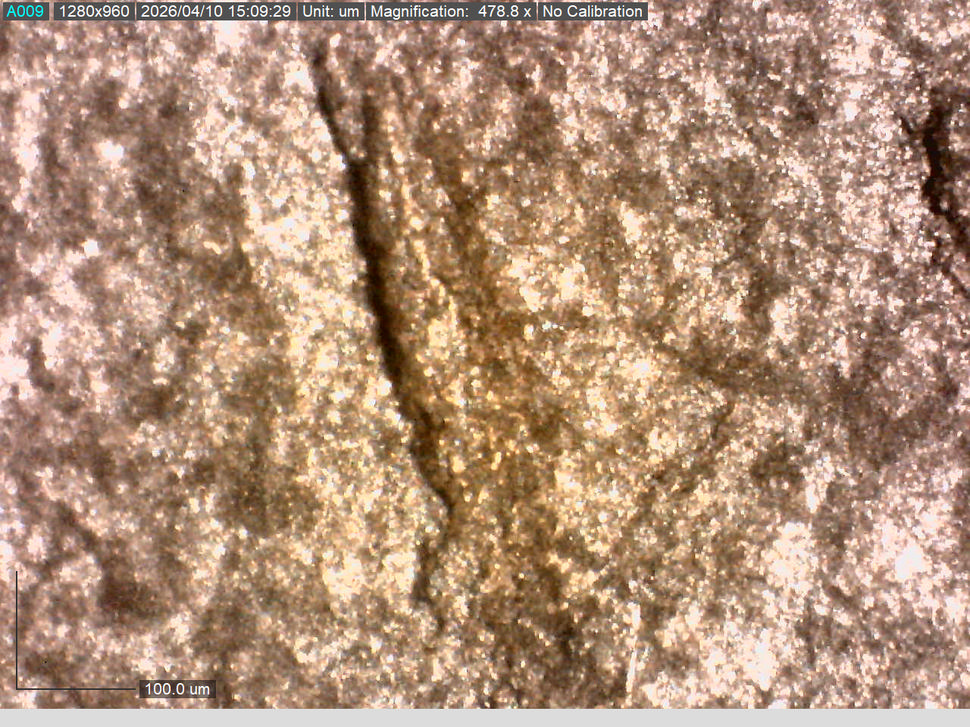
#> input picture images/cc-8.tif, 970 x 727 px, shrunk from 1280 x 960 before the run, found by its file name
$ python gaussian-blur.py
#> lines starting #> are read from the running program, lines starting #| are printed output that depends on the picture
import cv2
import numpy as np
import matplotlib.pyplot as plt

image = cv2.imread('images/cc-8.tif', cv2.IMREAD_COLOR)
#> image is the input picture: shape (727, 970, 3); mean B, G, R 121, 144.4, 176.8

if image is None:
    raise FileNotFoundError("Image could not be loaded. Check the file path.")

image_float = image.astype(np.float32)
strict_gray_float = np.mean(image_float, axis=2) # along color channel
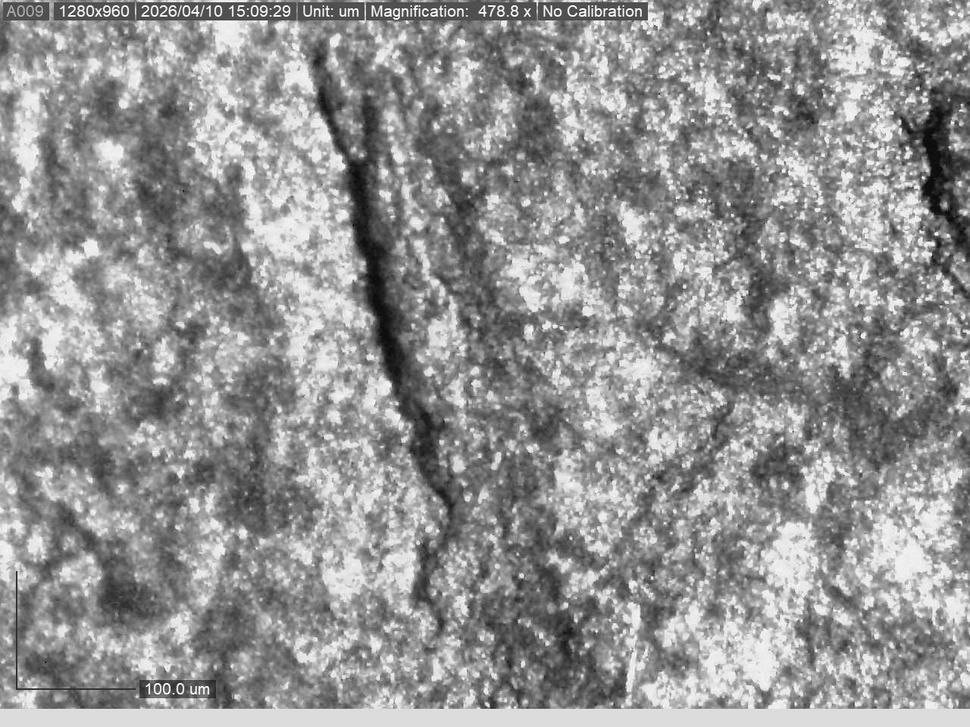
#> strict_gray_float: shape (727, 970) float32; min 7.67, max 255, mean 147.4
strict_gray = strict_gray_float.astype(np.uint8)

h, w = strict_gray.shape[:2]
#> h = 727; w = 970
center_y, center_x = h // 2, w // 2
#> center_y = 363; center_x = 485
half_size = min(h, w) // 2
#> half_size = 363

og = strict_gray[center_y - half_size:center_y + half_size, center_x - half_size:center_x + half_size]
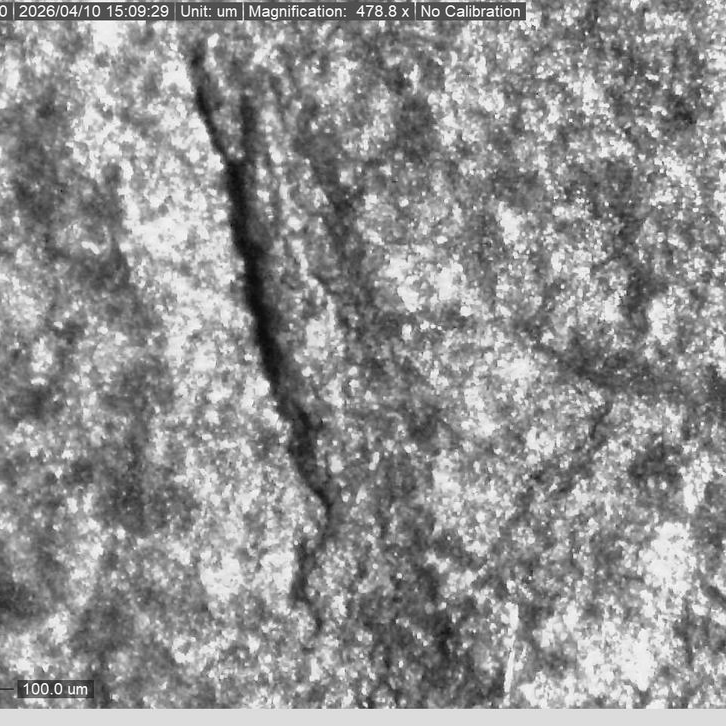
#> og: shape (726, 726); min 10, max 255, mean 146

median_image = cv2.medianBlur(og, 3)
gaussian_image = cv2.GaussianBlur(og, (0, 0), 9.5) # auto size kernel
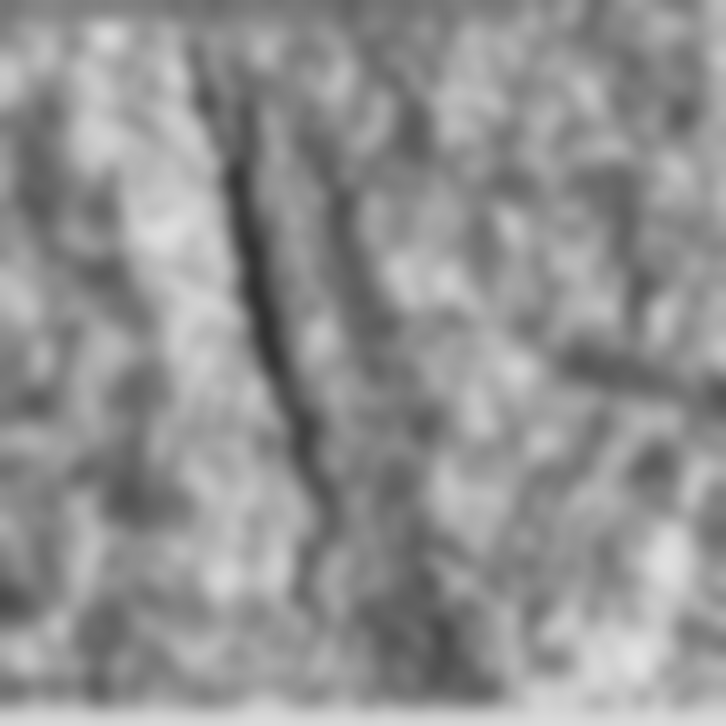
#> gaussian_image: shape (726, 726); min 49, max 227, mean 145.9
filtered_image = cv2.GaussianBlur(median_image, (0, 0), 10) # auto size kernel

fig, ax = plt.subplots(1, 4, figsize=(21, 13))

ax[0].imshow(og, cmap="gray")
ax[0].set_title("Grayscale")

ax[1].imshow(median_image, cmap="gray")
ax[1].set_title("Median Blur")

ax[2].imshow(gaussian_image, cmap="gray")
ax[2].set_title("Gaussian Blur")

ax[3].imshow(filtered_image, cmap="gray")
ax[3].set_title("Median Blur then Gaussian Blur")

plt.tight_layout()
plt.show()
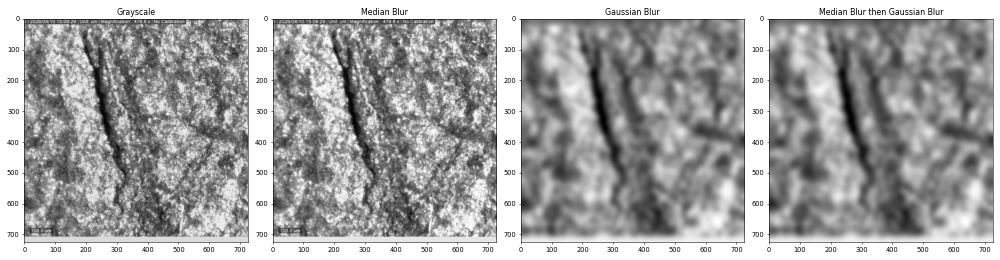
#> figure drawn by matplotlib, 4 panels

$ run again, with images/cc-0.tif copied over images/cc-8.tif
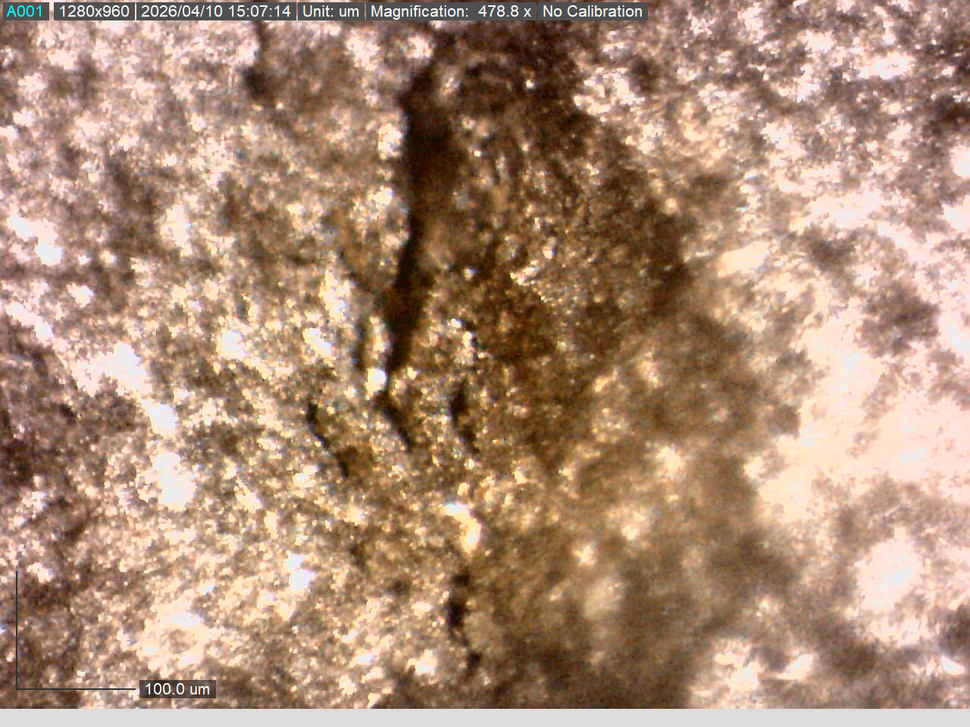
#> input picture images/cc-0.tif, 970 x 727 px, shrunk from 1280 x 960 before the run, found by its file name
#> image is the input picture: shape (727, 970, 3); mean B, G, R 117.9, 140.3, 171.8
#> `gaussian_image = cv2.GaussianBlur(og, (0, 0), 9.5)`:
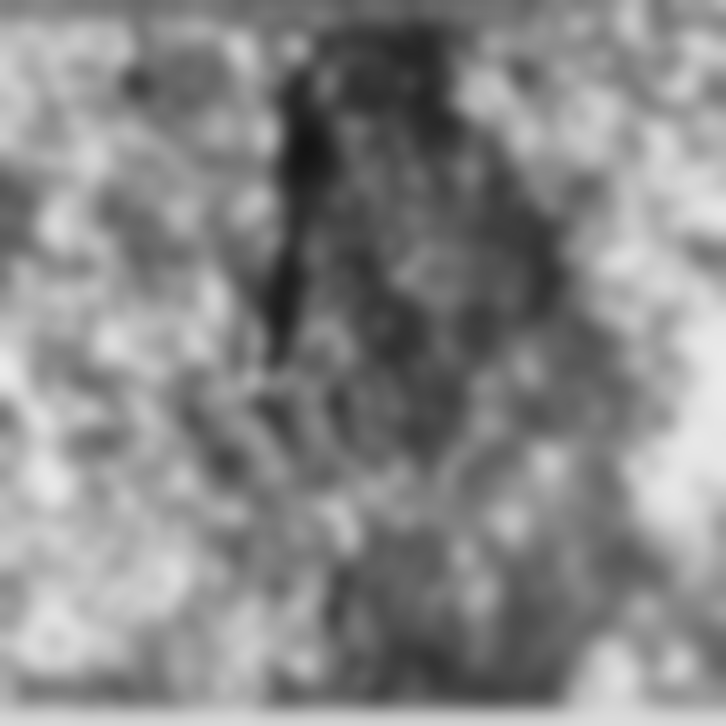
#> gaussian_image: shape (726, 726); min 19, max 234, mean 135.5
#> `plt.show()`:
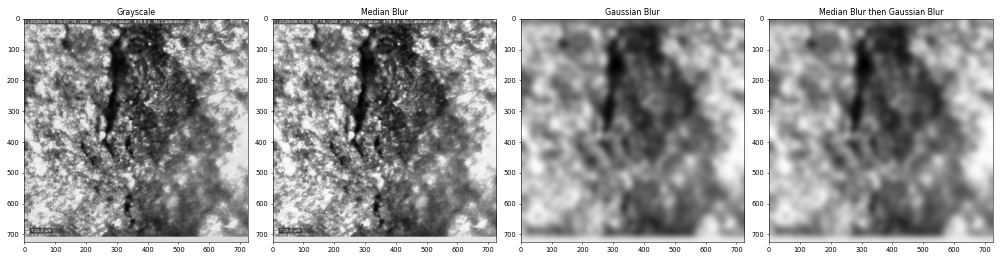
#> figure drawn by matplotlib, 4 panels

$ run again, with images/cc-2.tif copied over images/cc-8.tif
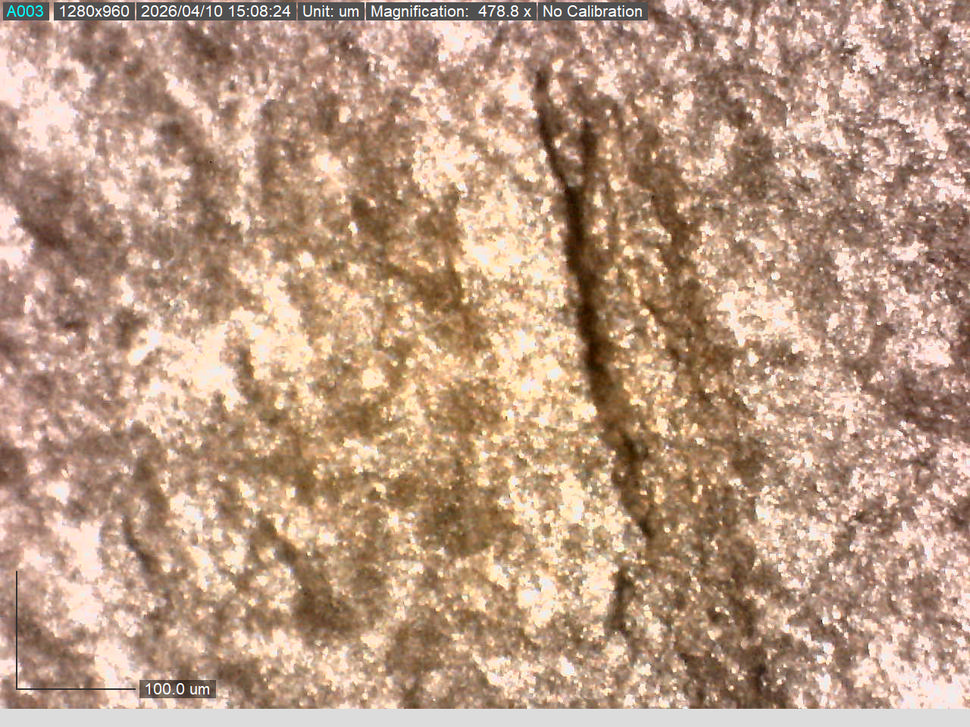
#> input picture images/cc-2.tif, 970 x 727 px, shrunk from 1280 x 960 before the run, found by its file name
#> image is the input picture: shape (727, 970, 3); mean B, G, R 131.2, 153.7, 185.4
#> `gaussian_image = cv2.GaussianBlur(og, (0, 0), 9.5)`:
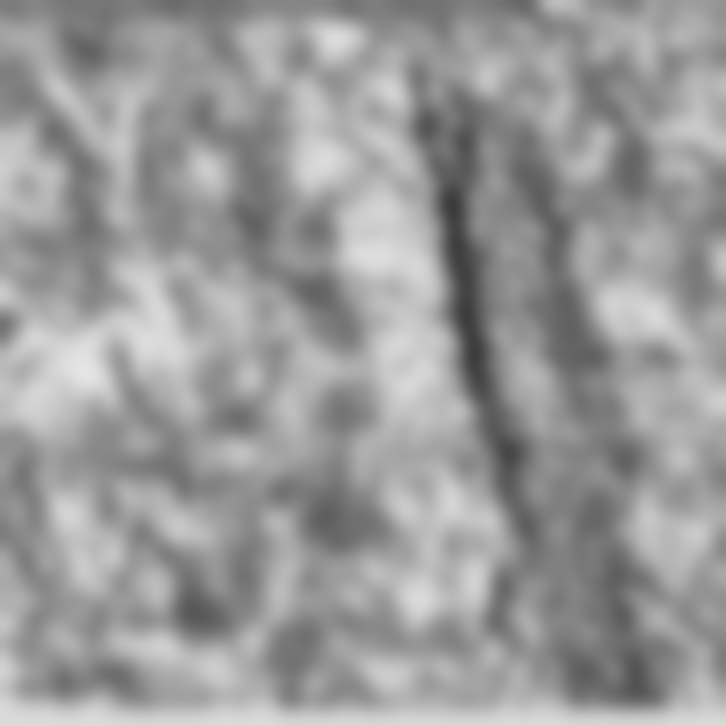
#> gaussian_image: shape (726, 726); min 59, max 229, mean 154.3
#> `plt.show()`:
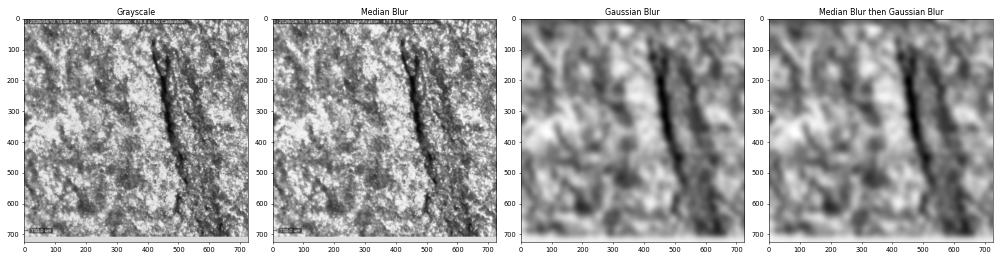
#> figure drawn by matplotlib, 4 panels

$ run again, with images/cc-4.tif copied over images/cc-8.tif
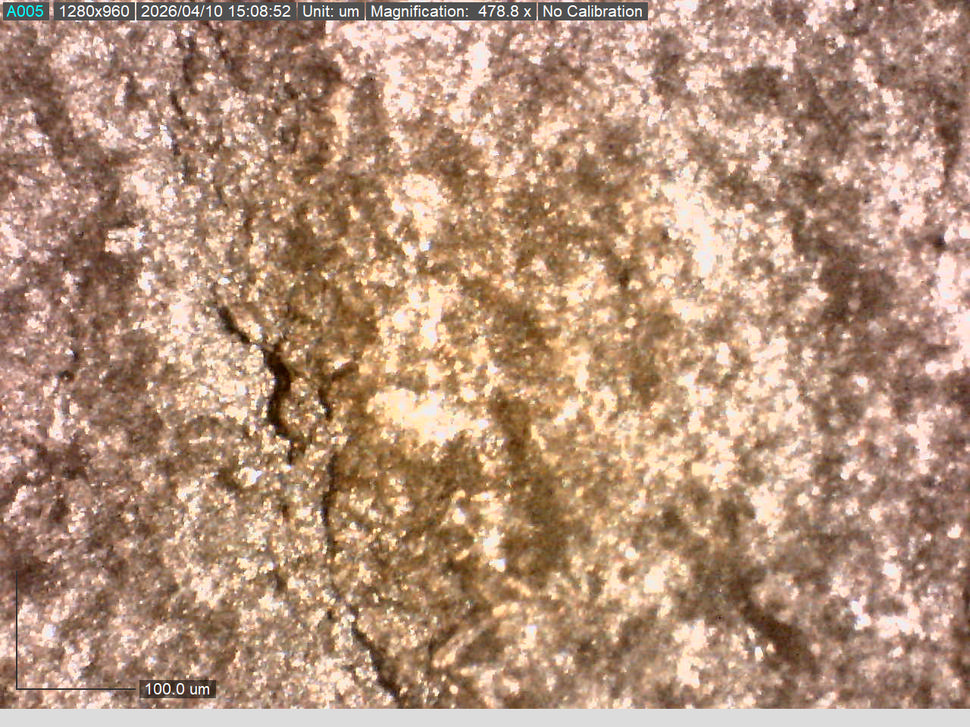
#> input picture images/cc-4.tif, 970 x 727 px, shrunk from 1280 x 960 before the run, found by its file name
#> image is the input picture: shape (727, 970, 3); mean B, G, R 122.7, 145.7, 179.3
#> `gaussian_image = cv2.GaussianBlur(og, (0, 0), 9.5)`:
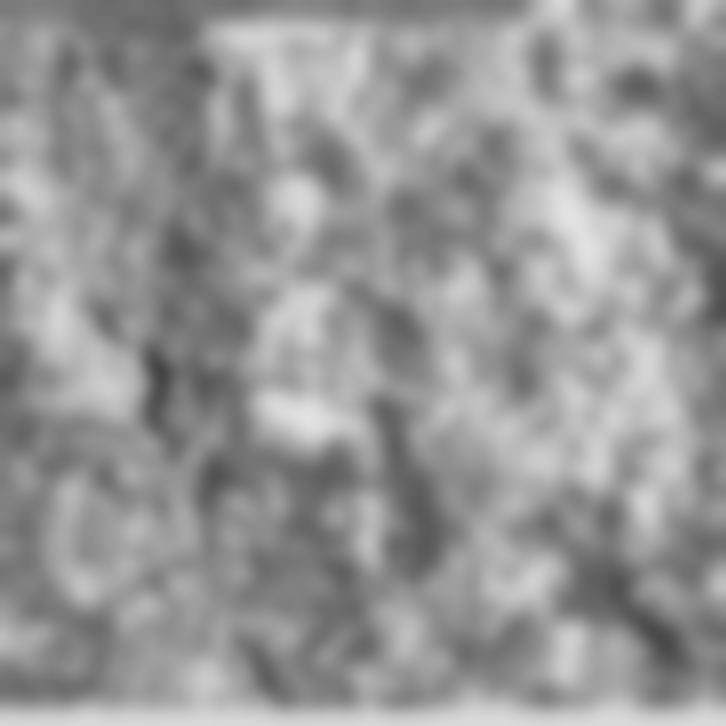
#> gaussian_image: shape (726, 726); min 68, max 226, mean 150.2
#> `plt.show()`:
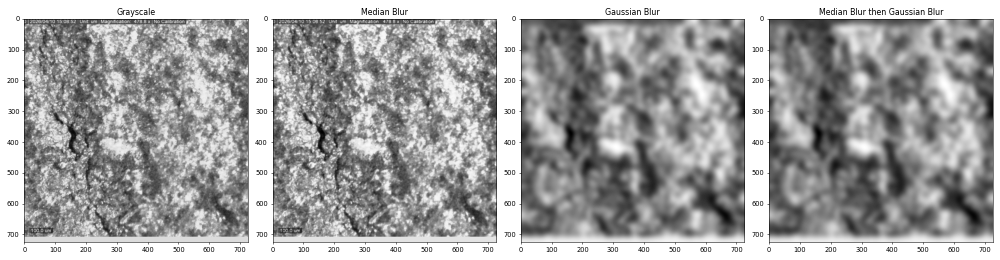
#> figure drawn by matplotlib, 4 panels
